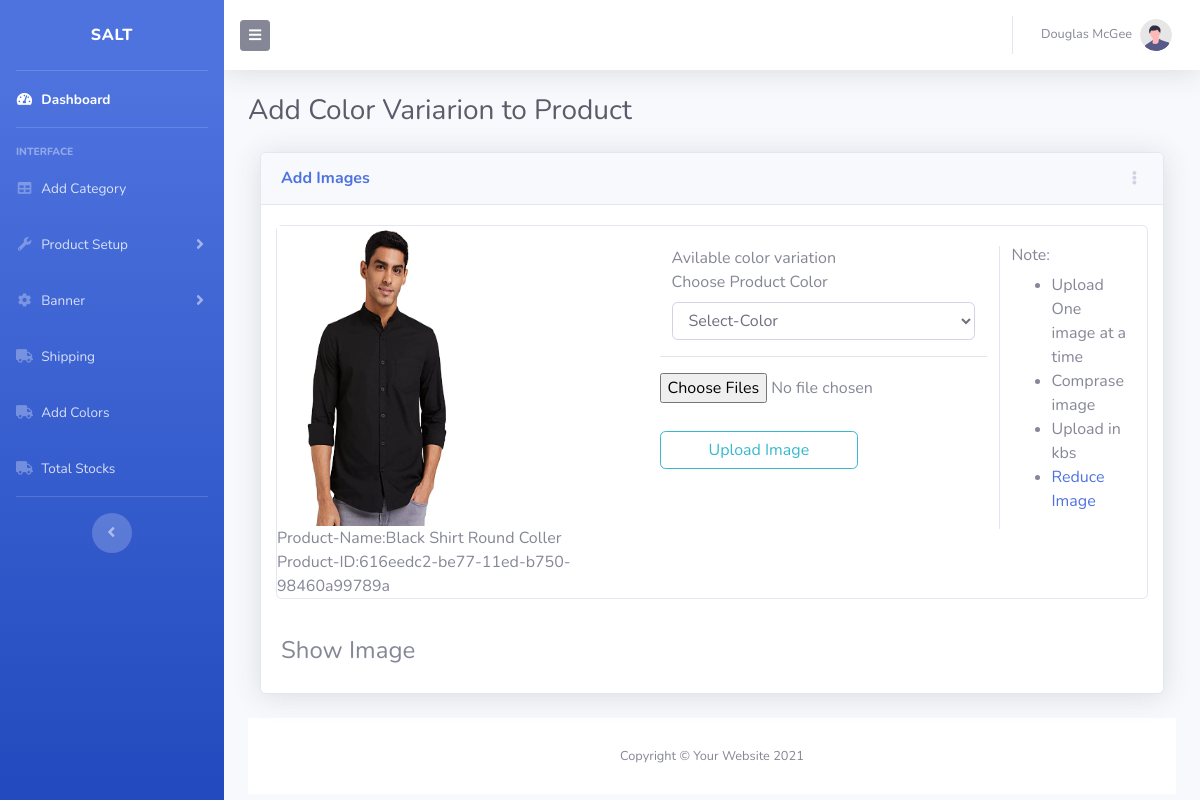
Screenshot of /add-colored-images/616eedc2-be77-11ed-b750-98460a99789a with the database file from the repository.
### tables this page shows
CREATE TABLE `tbl_main_product` (
  `product_id` int(12) NOT NULL,
  `product_uuid` varchar(255) NOT NULL,
  `product_name` varchar(255) NOT NULL,
  `slug_product` varchar(255) NOT NULL,
  `brand_name` varchar(25) NOT NULL,
  `article_no` varchar(100) NOT NULL,
  `parent_cat_id` int(2) NOT NULL,
  `child_cat_id` int(2) NOT NULL,
  `slug_cat_child` varchar(255) DEFAULT NULL,
  `product_main_image` varchar(255) NOT NULL,
  `product_short_description` varchar(255) NOT NULL,
  `product_long_description` varchar(255) NOT NULL,
  `product_size` varchar(255) NOT NULL,
  `product_size_name` varchar(255) NOT NULL,
  `product_color` varchar(255) NOT NULL,
  `product_color_name` varchar(255) NOT NULL,
  `product_quantity` int(100) NOT NULL,
  `product_mrp` float(20,2) NOT NULL,
  `product_selling_price` float(20,2) NOT NULL,
  `discount_percentage` int(2) NOT NULL,
  `created_at` timestamp(6) NOT NULL DEFAULT current_timestamp(6) ON UPDATE current_timestamp(6),
  `updated_at` timestamp(6) NOT NULL DEFAULT '0000-00-00 00:00:00.000000',
  `status` int(2) NOT NULL DEFAULT 1,
  `isActive` int(2) NOT NULL DEFAULT 1
);

### application/controllers/Admin/Admin_Controller.php (called while the page is built, shortened)
<?php
class Admin_Controller extends CI_Controller {
	function __construct() {
		$this->load->helper('url');
        $this->load->model('Admin_model');
	}
	public function add_colored_images($product_uuid)
	{
		$data['selected_product'] = $this->Admin_model->fetchSingleProduct($product_uuid);
		$data['product_colors'] = $this->Admin_model->showColorsByVariationTable($product_uuid);
		$this->load->view('admin/header');
		$this->load->view('admin/side_nav');
		$this->load->view('admin/top_nav');
		$this->load->view('admin/add_colored_images', $data);
		$this->load->view('admin/footer');
	}
}

### index.php (called while the page is built, shortened)
<?php
require_once BASEPATH.'core/CodeIgniter.php';

### application/models/Admin_model.php (called while the page is built, shortened)
<?php
 class Admin_Model extends CI_Model{
    public function fetchSingleProduct($product_uuid)
    {
        $query = "SELECT product_id,product_uuid,product_color,product_name,article_no,product_main_image FROM tbl_main_product WHERE product_uuid='$product_uuid'";
        $q = $this->db->query($query);
        if ($q->num_rows() > 0) {
               return $q->result();
          }
          else {
              return NULL;
          }
    }
}

### application/views/admin/add_colored_images.php (the view, shortened to what this page needs)
<!DOCTYPE html>
<html lang="en">
<head>
</head>
<body>
<div class="container-fluid">
 <div class="d-sm-flex align-items-center justify-content-between mb-4">
     <h1 class="h3 mb-0 text-gray-800">Add Color Variarion to Product</h1>
 </div>
  <div class="col-xl-12 col-lg-12">
         <div class="card shadow mb-4">
             <div
                 class="card-header py-3 d-flex flex-row align-items-center justify-content-between">
                 <h6 class="m-0 font-weight-bold text-primary">Add Images</h6>
                 <div class="dropdown no-arrow">
                     <a class="dropdown-toggle" href="#" role="button" id="dropdownMenuLink"
                         data-toggle="dropdown" aria-haspopup="true" aria-expanded="false">
                         <i class="fas fa-ellipsis-v fa-sm fa-fw text-gray-400"></i>
                     </a>
                 </div>
             </div>
             <div class="card-body">
            <div class="form-row">
            <div class="card mb-1" style="">
  <div class="row no-gutters">
    <div class="col-md-5">
      <img class=""  src="<?= base_url('uploads/'.$selected_product[0]->product_main_image); ?>" height="300" width="200"  alt="...">
      <br>
      Product-Name:<span class="card-title"><?= ($selected_product[0]->product_name);?></span>
      <br>
      Product-ID:<span class="card-title"><?= ($selected_product[0]->product_uuid);?></span>
    </div>
    <div class="col-md-7">
      <div class="card-body">
        <div class="row">
          <div class='col'>
            <form  action="<?= base_url('store-colored-image'); ?>" method="POST" enctype="multipart/form-data">
                <div class="col">
                    <div class="form-group">
                      <span>Avilable color variation</span>
                        <label for="exampleFormControlSelect1">Choose Product Color</label>
                            <select class="form-control" name="product_color" id="exampleFormControlSelect1">
                            <option value=''>Select-Color</option>
                            </select>
                      </div>
                  </div>
                <hr>
                <input type="file" id="files" name="files[]"  multiple="multiple"/>
                <br>
                <input type="submit" class="btn btn-outline-info mt-1 pr-5 pl-5" value="Upload Image" />
            </form>
          </div>
          <div class='col border-left'>
          <h6>Note:</h6>
            <ul>
                <li>Upload One image at a time</li>
                <li>Comprase image</li>
                <li>Upload in kbs</li>
                <li><a href="https://www.duplichecker.com/reduce-image-size-in-kb.php">Reduce Image</a></li>
            </ul>
          </div>
      </div>
    </div>
      </div>
    </div>
</div>
         </div>
         <h4>Show Image</h4>
     </div>
</div>
</div>
</body>
</html>

### application/views/admin/add_colored_images.php (style rules this page uses)
input[type="file"] { display: block; }

### rows the page displays
tbl_main_product: product_main_image (picture), product_name "Black Shirt Round Coller", product_uuid "616eedc2-be77-11ed-b750-98460a99789a"
